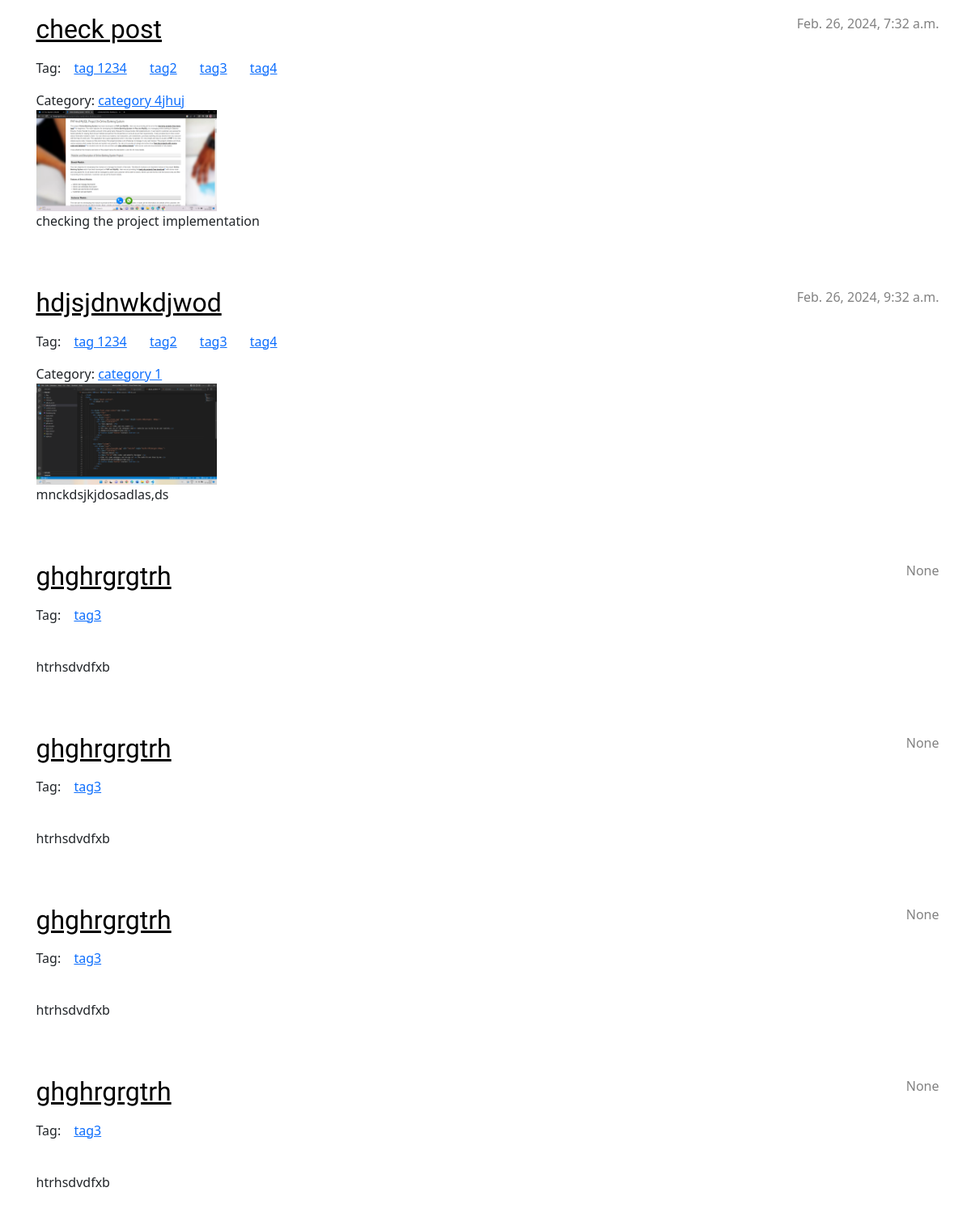
The app's page /blog/tag/tag3 (lower part), older data.
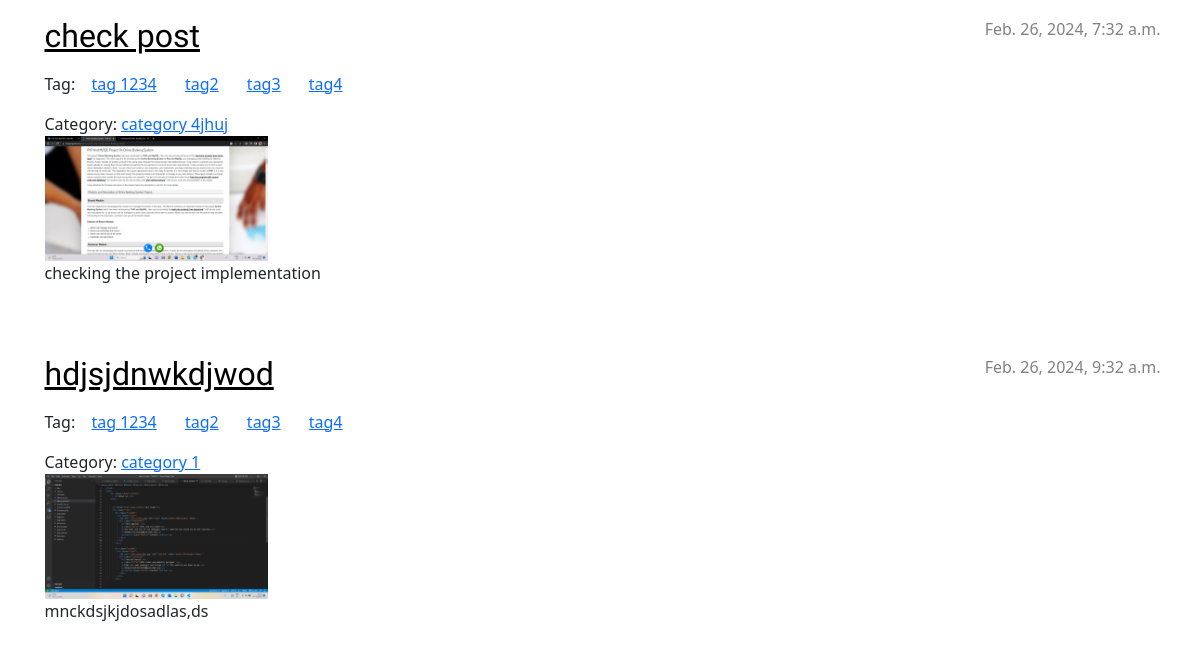
The same page, newer data.
### blog/models.py (models this page shows, shortened)
class Post(models.Model):
    category = models.ForeignKey(Category, on_delete=models.SET_NULL,blank=True, null=True,)
    author = models.ForeignKey(settings.AUTH_USER_MODEL, on_delete=models.CASCADE)
    tags = models.ManyToManyField(Tag)
    title = models.CharField(max_length=200)
    slug = AutoSlugField(populate_from ='title' , unique = True, null = True , default=None )
    text = models.TextField()
    created_date = models.DateTimeField(default=timezone.now)
    published_date = models.DateTimeField(blank=True, null=True)
    thumbnails = models.ImageField(upload_to='thumbnails/', default=None)
    featured_image = models.ImageField(upload_to='uploads/', default= None)

class Tag(models.Model):
    title= models.CharField(max_length=100,unique=True)
    slug = AutoSlugField(populate_from="title", unique=True, null = True , default=None)

class Category(models.Model):
    title = models.CharField(max_length=100, unique= True)
    slug = AutoSlugField(populate_from="title", unique=True)

### blog/views.py (the view)
# urls.py: path('tag/<str:tag_title>',views.tag_details,name='tag_post'),
def tag_details(request, tag_title):
    tag = get_object_or_404(Tag, title=tag_title)
    posts = Post.objects.filter(tags=tag)
    tag_title = "Tag for: " + tag_title
    return render(request, 'blog/post_list.html', {'posts': posts, 'tag': tag, 'query': tag_title})

### blog/templates/blog/post_list.html (shortened to what this page needs)
{% extends 'blog/base.html' %}
{% load static %}
{% block content %}
{% for post in posts %}
    <article class="post">
        <time class="date">
            {{ post.published_date }}
        </time>
        <h2><a href="{% url 'blog:post_detail' slug=post.slug %}">{{ post.title }}</a></h2>
        <div class="mb-3 mt-3">
            Tag:
            {% for tag in post.tags.all %}
                <a class="tag mx-1 p-2" href="{%url 'blog:tag_post' tag_title=tag.title %}"><span>{{ tag.title}}</span></a>
            {% endfor %}
        </div>
        {% if post.category.title %}
            Category: <a href="{% url 'blog:cat_post' category_slug=post.category.title %}">{{ post.category.title }}</a>
        {% endif %}
        <br>
        {% if post.thumbnails %}
            <img src = "{{ post.thumbnails.url }}" alt="{{post.thumbnails}}" width= "20%" height="20%">
        {% endif %}
        <p class ="overflow-limit">{{ post.text|linebreaksbr }}</p>
    </article>
{% endfor %}
{% endblock %}

Row changes from the older to the newer data that the page shows:
removed Post: published_date "None", title "ghghrgrgtrh", text "htrhsdvdfxb", Tag (title "tag3")
removed Post: published_date "None", title "ghghrgrgtrh", text "htrhsdvdfxb", Tag (title "tag3")
removed Post: published_date "None", title "ghghrgrgtrh", text "htrhsdvdfxb", Tag (title "tag3")
removed Post: published_date "None", title "ghghrgrgtrh", text "htrhsdvdfxb", Tag (title "tag3")
